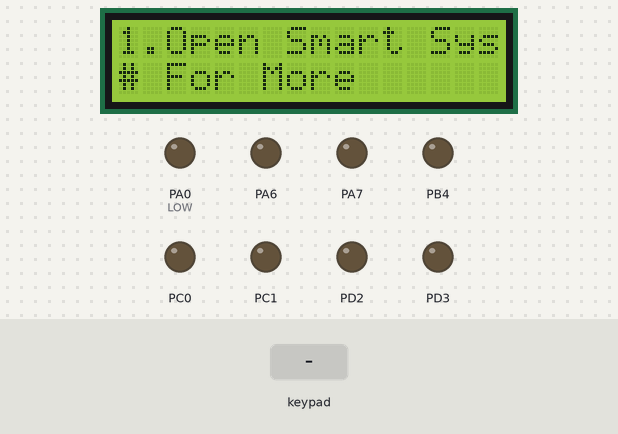
Recording of a program running on a simulated ATmega32, built with avr-gcc and emulated at 8 MHz. On the bench: 16×2 character LCD, output pins drawn as LEDs (lit = HIGH). Wiring (inferred from the names in the program): character LCD (HD44780): RS PA3; R/W PA4; E PA5; data PC2, PC3, PC4, PC5; 4×4 keypad with keys 1 2 3 A 4 5 6 B 7 8 9 C * 0 # D (labels assumed): rows PD4, PD5, PD6, PD7; columns PB0, PB1, PB2, PB3; 24Cxx EEPROM at I2C address 0x50. Inputs (shaded band) come from the test bench. EEPROM starts erased; pins used as bus, display or sensor lines are not drawn.

Above: at 1.2 s.
1.3 s: keypad keys 1 3 9 7 # pressed 0.4 s apart
At 3.7 s:
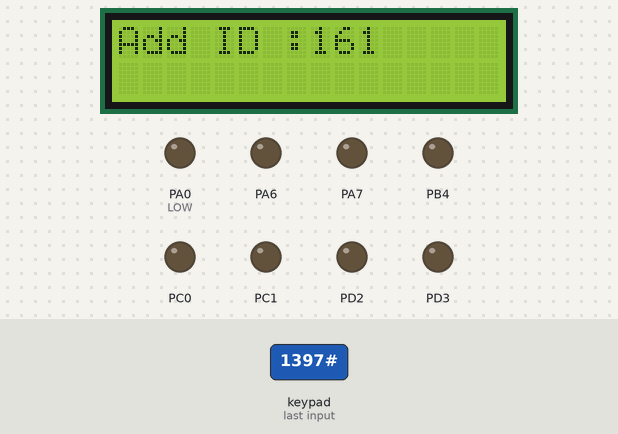
4.8 s: keypad keys 1 2 3 4 pressed 0.4 s apart
At 8.0 s:
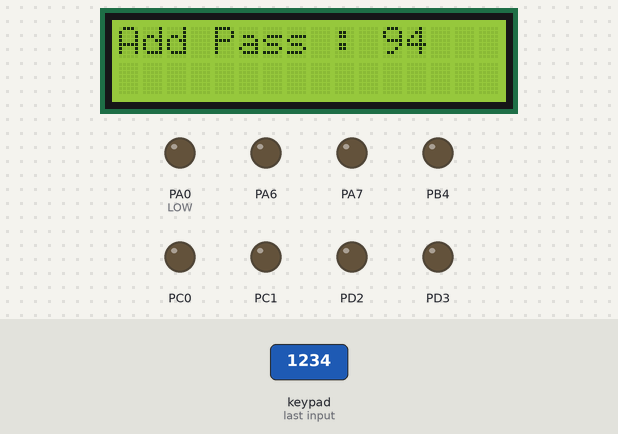
8.3 s: keypad keys 1 2 3 4 * pressed 0.4 s apart
At 10.5 s:
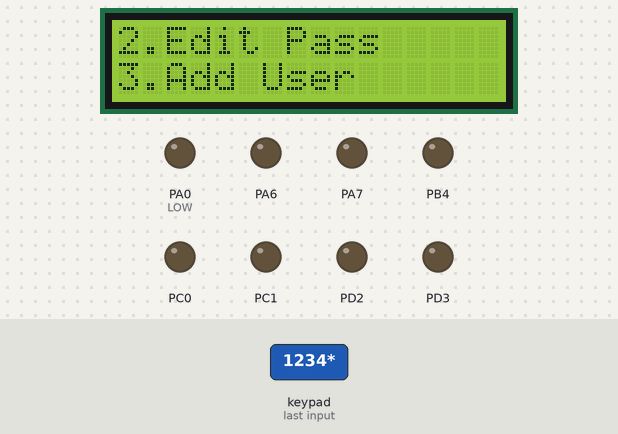
11.8 s: key '1' pressed
At 13.1 s:
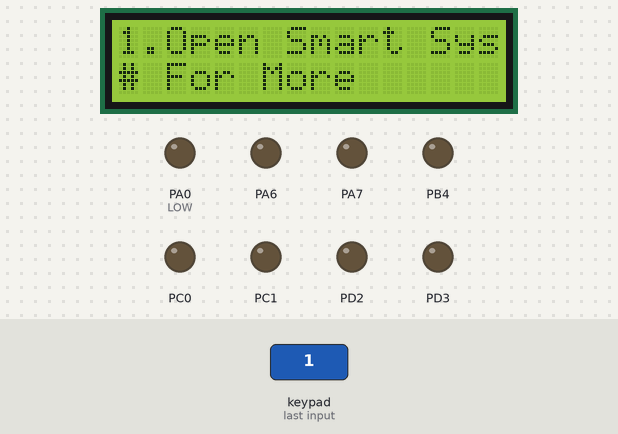
13.5 s: key '7' pressed
At 14.5 s:
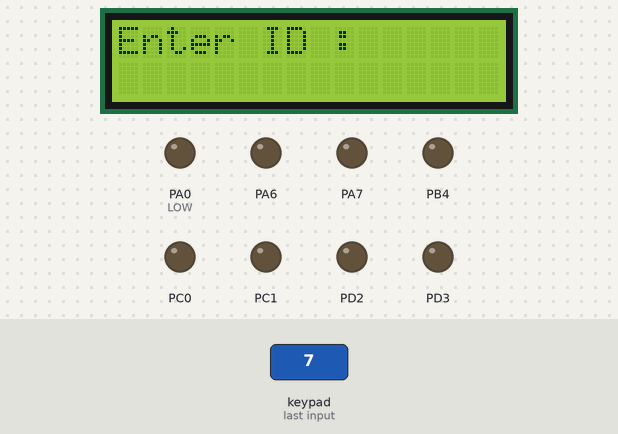
15.2 s: keypad keys 1 2 3 4 # pressed 0.4 s apart
At 17.3 s:
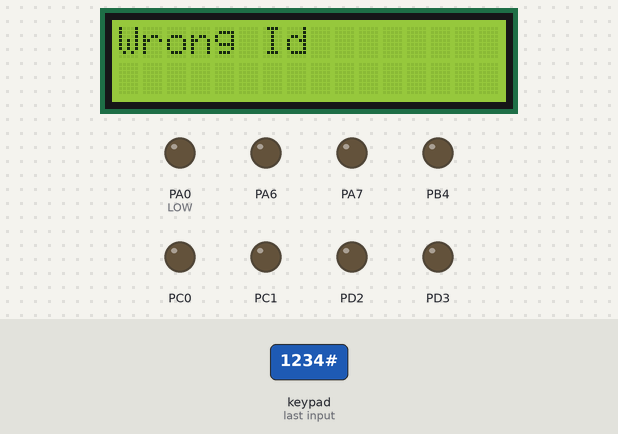
Timing chart, 0 to 18.8 s (numbered marks = the images above; inputs shaded):
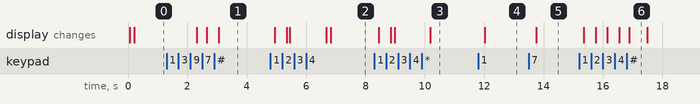

The program:

main.c
```c
/*
 * main.c
 *
 *  Created on: Aug 17, 2023
 *      Author: Amr Tawakol
 */
#include "STD_TYPES.h"
#include "MDIO_interface.h"
#include "HLCD_interface.h"
#include "HKPD_interface.h"
#include "SPI_interface.h"
#include "MUART_Driver_iti_interface.h"
#include "M_adc_interface.h"
#include "MTWI_interface.h"
#include "EEPROM_interface.h"
#include <util/delay.h>
u8* ptr = (u8*)0x01 ;
u8 flag_User=0;

u8 flag_CorrectPass=0 ;


u16 ReadInt_EEPROM(u8* address);
void WriteInt_EEPROM(u16 number,u8* address);
void Add_ID_EEPROM(u16 ID);
void Add_Pass_EEPROM(u16 Pass);
void Check_ID(u16 User_ID);
void Check_Pass(u16 User_Pass);


int main(void) {
	int z ;
	u16 key;
	u16 ADC_u16Reading;
	u16 ADC_u16MAPPED;
	u16 ADC_u16Reading1;
	u16 ADC_u16MAPPED1;

	Port_voidInit();
	HLCD_voidInit();
	UART_voidInit();
	MADC_voidinit();
	SPI_voidInitMaster();

	u8 f=0,Key,Pass_Counter=0,flag=0;
	u16 i=10000;
	u16 ID=0 ;
	u16 Pass=0 ;

	Port_voidInit();
	HLCD_voidInit();
	MTWI_voidInit();

	/*Protection*/
	MDIO_ErrorS_SetPinValue(DIO_PORTA,DIO_PIN0,DIO_LOW);

	while(1)
	{
		HLCD_voidSetCursorPosition(1,0);
		HLCD_voidSendString("1.Open Smart Sys");
		HLCD_voidSetCursorPosition(2,0);
		HLCD_voidSendString("# For More");
		Key=HKPD_u8GetPressedKey();

		if(Key != NOT_PRESSED )
		{
			if (Key=='#')
			{
				HLCD_voidClearDisplay();
				HLCD_voidSetCursorPosition(1,0);
				HLCD_voidSendString("2.Edit Pass");
				HLCD_voidSetCursorPosition(2,0);
				HLCD_voidSendString("3.Add User");
				do
				{
					Key=HKPD_u8GetPressedKey();
				}while(Key == NOT_PRESSED);
			}
			else if(Key==1)
			{
				HLCD_voidClearDisplay();
				HLCD_voidSetCursorPosition(1,0);
				HLCD_voidSendString("Enter ID :");
				i=10000;
				ID=0;
				for(f=0 ; f<4 ; f++)
				{
					do
					{
						Key=HKPD_u8GetPressedKey();
					}while(Key == NOT_PRESSED);
					HLCD_voidSendInt(Key);
					i/=10;
					ID += ( Key*i );

				}
				Check_ID(ID);
				if(flag_User != 0)
				{
					HLCD_voidClearDisplay();
					HLCD_voidSendString("Pass : ");
					_delay_ms(1000);
					i=10000;
					Pass=0;
					for(f=0 ; f<4 ; f++)
					{
						do
						{
							Key=HKPD_u8GetPressedKey();
						}while(Key == NOT_PRESSED);
						HLCD_voidSendInt(Key);
						i/=10;
						Pass += ( Key*i );

					}
					Check_Pass(Pass);
					if(flag_CorrectPass==1)
					{
						flag_CorrectPass=0 ;
						HLCD_voidClearDisplay();
						HLCD_voidSendString("welcome  : ");

						_delay_ms(1000);
						HLCD_voidClearDisplay();
						while (1){
							ADC_u16Reading=MADC_u16GetValue(ADC_CHANNEL2);
							HLCD_voidSendString("the pot =");
							HLCD_voidSendInt(ADC_u16MAPPED);
							ADC_u16MAPPED=MAP_U16MAPPING(100,0,1023,0,ADC_u16Reading);
							//_delay_ms(5);

							SPI_u8Tranceive(ADC_u16MAPPED);
							_delay_ms(5);
							ADC_u16Reading1=MADC_u16GetValue(ADC_CHANNEL1);
							ADC_u16MAPPED1=MAP_U16MAPPING(255,50,1023,0,ADC_u16Reading1);
							_delay_ms(200);
							SPI_u8Tranceive(ADC_u16MAPPED1);


							HLCD_voidSetCursorPosition(2,0);
							HLCD_voidSendString("the value =");
							HLCD_voidSendInt(ADC_u16MAPPED1);
							_delay_ms(1000);
							HLCD_voidClearDisplay();
							_delay_ms(100);
							z=UART_u8Recive();
							_delay_ms(100);
							SPI_u8Tranceive(z);
							_delay_ms(100);
						}

					}
					else
					{
						HLCD_voidClearDisplay();
						for(Pass_Counter=0 ; Pass_Counter<3 ; Pass_Counter++)
						{
							i=10000;
							Pass=0;
							HLCD_voidSendString("Wrong Pass");
							_delay_ms(500);
							HLCD_voidClearDisplay();
							HLCD_voidSendString("Pass : ");
							for(f=0 ; f<4 ; f++)
							{
								do
								{
									Key=HKPD_u8GetPressedKey();
								}while(Key == NOT_PRESSED);
								HLCD_voidSendInt(Key);
								i/=10;
								Pass += ( Key*i );
							}
							Check_Pass(Pass);
							if(flag_CorrectPass==1)
							{
								flag_CorrectPass=0 ;
								HLCD_voidClearDisplay();
								HLCD_voidSendString("welcome  : ");
								_delay_ms(1000);
								break;

							}
							_delay_ms(500);
							HLCD_voidClearDisplay();
						}
					}
				}
				else
				{
					HLCD_voidClearDisplay();
					HLCD_voidSendString("Wrong Id");
					_delay_ms(500);
				}


			}
			else if(Key==2)
			{
				MDIO_ErrorS_SetPinValue(DIO_PORTA,DIO_PIN0,DIO_LOW);
				HLCD_voidClearDisplay();
				HLCD_voidSetCursorPosition(1,0);
				HLCD_voidSendString("Enter ID :");
				i=10000;
				ID=0;
				for(f=0 ; f<4 ; f++)
				{
					do
					{
						Key=HKPD_u8GetPressedKey();
					}while(Key == NOT_PRESSED);
					HLCD_voidSendInt(Key);
					i/=10;
					ID += ( Key*i );

				}
				Check_ID(ID);
				if(flag_User != 0)
				{
					HLCD_voidClearDisplay();
					HLCD_voidSendString("Old Pass : ");
					i=10000;
					Pass=0;
					for(f=0 ; f<4 ; f++)
					{
						do
						{
							Key=HKPD_u8GetPressedKey();
						}while(Key == NOT_PRESSED);
						HLCD_voidSendInt(Key);
						i/=10;
						Pass += ( Key*i );
					}
					Check_Pass(Pass);
					if(flag_CorrectPass == 1)
					{
						flag_CorrectPass=0 ;
						HLCD_voidClearDisplay();
						HLCD_voidSendString("New Pass : ");
						_delay_ms(1000);
						i=10000;
						Pass=0;
						for(f=0 ; f<4 ; f++)
						{
							do
							{
								Key=HKPD_u8GetPressedKey();
							}while(Key == NOT_PRESSED);
							HLCD_voidSendInt(Key);
							i/=10;
							Pass += ( Key*i );
						}
						Add_Pass_EEPROM(Pass);
					}
					else
					{
						HLCD_voidClearDisplay();
						for(Pass_Counter=0 ; Pass_Counter<2 ; Pass_Counter++)
						{
							i=10000;
							Pass=0;
							HLCD_voidSendString("Wrong Pass");
							_delay_ms(500);
							HLCD_voidClearDisplay();
							HLCD_voidSendString("Old Pass : ");
							for(f=0 ; f<4 ; f++)
							{
								do
								{
									Key=HKPD_u8GetPressedKey();
								}while(Key == NOT_PRESSED);
								HLCD_voidSendInt(Key);
								i/=10;
								Pass += ( Key*i );
							}
							Check_Pass(Pass);
							if(flag_CorrectPass==1)
							{
								flag_CorrectPass=0 ;
								HLCD_voidClearDisplay();
								HLCD_voidSendString("welcome  : ");
								_delay_ms(1000);
								break;
							}
							_delay_ms(500);
							HLCD_voidClearDisplay();
						}
					}
				}

			}
			else if(Key==3)
			{
				MDIO_ErrorS_SetPinValue(DIO_PORTA,DIO_PIN0,DIO_LOW);
				HLCD_voidClearDisplay();
				HLCD_voidSetCursorPosition(1,0);
				HLCD_voidSendString("Add ID :");
				i=10000;
				ID=0;
				for(f=0 ; f<4 ; f++)
				{
					do
					{
						Key=HKPD_u8GetPressedKey();
					}while(Key == NOT_PRESSED);
					HLCD_voidSendInt(Key);
					i/=10;
					ID += ( Key*i );
				}
				Add_ID_EEPROM(ID);
				_delay_ms(15);
				HLCD_voidClearDisplay();
				HLCD_voidSendString("Add Pass : ");
				_delay_ms(1000);
				i=10000;
				Pass=0;
				for(f=0 ; f<4 ; f++)
				{
					do
					{
						Key=HKPD_u8GetPressedKey();
					}while(Key == NOT_PRESSED);
					HLCD_voidSendInt(Key);
					i/=10;
					Pass += ( Key*i );
				}
				Add_Pass_EEPROM(Pass);
				MDIO_ErrorS_SetPinValue(DIO_PORTA,DIO_PIN0,DIO_LOW);
			}
		}
	}

	while(1)
	{

	}
}
u16 ReadInt_EEPROM(u8* address)
{
	u16 N,LocalVar=0,j=1000;
	u8 n;
	for(u8 i=0 ;i<4 ;i++)
	{
		EEPROM_voidRead(address+3,&n);
		N=(u16)n*j;
		LocalVar+=N;
		j/=10 ;
		N=0;
		_delay_ms(15);
		address-- ;
	}
	return LocalVar ;
}
void WriteInt_EEPROM(u16 number,u8* address)
{
	u8 LocalVar;
	for(u8 i=0 ; i<4 ; i++)
	{
		LocalVar=number%10 ;
		number/=10 ;
		EEPROM_voidWrite(LocalVar , address);
		_delay_ms(15);
		address++ ;
	}
}
void Add_ID_EEPROM(u16 ID)
{
	flag_User++ ;
	switch(flag_User)
	{
	case 1 : WriteInt_EEPROM(ID,ptr);break;
	case 2 : WriteInt_EEPROM(ID,ptr+8);break;
	case 3 : WriteInt_EEPROM(ID,ptr+16);break;
	case 4 : WriteInt_EEPROM(ID,ptr+24);break;
	case 5 : WriteInt_EEPROM(ID,ptr+32);break;
	default : break ;
	}


}
void Add_Pass_EEPROM(u16 Pass)
{
	switch(flag_User)
	{
	case 1 : WriteInt_EEPROM(Pass,ptr+4);break;
	case 2 : WriteInt_EEPROM(Pass,ptr+12);break;
	case 3 : WriteInt_EEPROM(Pass,ptr+20);break;
	case 4 : WriteInt_EEPROM(Pass,ptr+28);break;
	case 5 : WriteInt_EEPROM(Pass,ptr+36);break;
	default : break ;
	}

}
void Check_ID(u16 User_ID)
{
	u8 *address=ptr ;
	u16 ID=0;
	flag_User=0;
	for(u8 i=0 ; i<5 ; i++)
	{
		ID=ReadInt_EEPROM(address);
		if(ID==User_ID)
		{
			flag_User=i+1 ;
		}
		address+=8 ;
	}
}
void Check_Pass(u16 User_Pass)
{
	u16 Pass=0 ;
	switch(flag_User)
	{
	case 1 : Pass=ReadInt_EEPROM(ptr+4);break;
	case 2 : Pass=ReadInt_EEPROM(ptr+12);break;
	case 3 : Pass=ReadInt_EEPROM(ptr+20);break;
	case 4 : Pass=ReadInt_EEPROM(ptr+28);break;
	case 5 : Pass=ReadInt_EEPROM(ptr+36);break;
	default : break;
	}
	if(User_Pass == Pass)
	{
		flag_CorrectPass=1 ;
	}
}
```

EEPROM_interface.h
```c
/*
 * EEPROM_interface.h
 *
 *  Created on: Aug 19, 2023
 *      Author: Amr Tawakol
 */

#ifndef EEPROM_INTERFACE_H_
#define EEPROM_INTERFACE_H_


void EEPROM_voidWrite(u8 Copy_u8Data , u8 Copy_u8Address);

void EEPROM_voidRead(u8 Copy_u8Address , u8 *Copy_pu8Data);

#endif /* EEPROM_INTERFACE_H_ */
```

EEPROM_program.c
```c
/*
 * EEPROM_program.c
 *
 *  Created on: Aug 19, 2023
 *      Author: Amr Tawakol
 */


#include "STD_TYPES.h"
#include "MACROS.h"

#include "MTWI_interface.h"
#include "EEPROM_interface.h"


void EEPROM_voidWrite(u8 Copy_u8Data , u8 Copy_u8Address)
{
	MTWI_voidStart();

	/* send SLAVE ADDRESS with write*/
	MTWI_voidWrite(0xA0);

	/* Send memory location */
	MTWI_voidWrite(Copy_u8Address);

	/* Send Data */
	MTWI_voidWrite(Copy_u8Data);

	MTWI_voidStop();

}

void EEPROM_voidRead(u8 Copy_u8Address , u8 *Copy_pu8Data)
{
	MTWI_voidStart();

	/* send SLAVE ADDRESS with write*/
	MTWI_voidWrite(0xA0);

	/* Send memory location */
	MTWI_voidWrite(Copy_u8Address);

	/* Send repeated start */
	MTWI_voidStart();
	/* send SLAVE ADDRESS with READ*/
	MTWI_voidWrite(0xA1);

	/* master read data byte */
	*Copy_pu8Data = MTWI_u8ReadWithACK();

	MTWI_voidStop();

}
```

HKPD_interface.h
```c
/******************************************************/
/******************************************************/
/******************************************************/
/************* Author : Amr Tawakol *******************/
/************* Layer  : HAL            ****************/
/************* Module : KPD            ****************/
/************* Version : 1.00          ****************/
/************* Date   : 5/8/2023       ****************/
/******************************************************/
/******************************************************/
/******************************************************/
#ifndef HKPD_INTERFACE_H_
#define HKPD_INTERFACE_H_

#define NOT_PRESSED       0xff


u8 HKPD_u8GetPressedKey();


#endif /* HKPD_INTERFACE_H_ */
```

HKPD_program.c
```c
/******************************************************/
/******************************************************/
/******************************************************/
/************* Author : Amr Tawakol *******************/
/************* Layer  : HAL            ****************/
/************* Module : KPD            ****************/
/************* Version : 1.00          ****************/
/************* Date   : 5/8/2023       ****************/
/******************************************************/
/******************************************************/
/******************************************************/

#include "STD_TYPES.h"
#include "MACROS.h"
#include "MDIO_interface.h"
#include "HKPD_config.h"
#include "HKPD_interface.h"
#include "HKPD_private.h"
#include <util/delay.h>

u8 HKPD_u8GetPressedKey()
{
	u8 flag=0,Local_u8PinState,Local_u8PressedKey=NOT_PRESSED ;
	u8 Local_u8ColumnIterator,Local_u8RowIterator;
	u8 ColArr[COL_SIZE]={KPD_C0,KPD_C1,KPD_C2,KPD_C3};
	u8 RowArr[ROW_SIZE]={KPD_R0,KPD_R1,KPD_R2,KPD_R3};
	u8 KPD_arr[ROW_SIZE][COL_SIZE]=KPD_Arr ;


	for(Local_u8ColumnIterator=0 ; Local_u8ColumnIterator<COL_SIZE ; Local_u8ColumnIterator++)
	{
		MDIO_ErrorS_SetPinValue(KPD_COL_PORT,ColArr[Local_u8ColumnIterator],DIO_LOW);
		for(Local_u8RowIterator=0 ; Local_u8RowIterator<ROW_SIZE ; Local_u8RowIterator++)
		{
			MDIO_ErrorS_GetPinValue(KPD_ROW_PORT,RowArr[Local_u8RowIterator],&Local_u8PinState);
			if(Local_u8PinState == PRESSED)
			{
				Local_u8PressedKey=KPD_arr[Local_u8RowIterator][Local_u8ColumnIterator] ;
				while(PRESSED==Local_u8PinState)
				{
					MDIO_ErrorS_GetPinValue(KPD_ROW_PORT,RowArr[Local_u8RowIterator],&Local_u8PinState) ;
				}
				flag=1;
				break ;
			}

		}
		MDIO_ErrorS_SetPinValue(KPD_COL_PORT,ColArr[Local_u8ColumnIterator],DIO_HIGH);
		if(flag==1)
		{
			break ;
		}

	}
	return Local_u8PressedKey ;
}
```

M-adc_program.c
```c
/*
 * M-adc_program.c

 *
 *  Created on: Aug 9, 2023
 *      Author: Amr Tawakol
 */


#include "STD_TYPES.h"
#include  "BIT_MATH.h"
#include "M_adc_interface.h"
#include "M_adc_register.h"
#include "M_adc_config.h"
#include "M_adc_private.h"
void MADC_voidinit(void){
	CLR_BIT(ADMUX,ADMUX_REFS1);
	SET_BIT(ADMUX,ADMUX_REFS0);
	CLR_BIT(ADMUX,ADMUX_ADLAR);


	SET_BIT(ADCSRA,ADCSRA_ADPS0);
	SET_BIT(ADCSRA,ADCSRA_ADPS1);
	SET_BIT(ADCSRA,ADCSRA_ADPS2);
	SET_BIT(ADCSRA,ADCSRA_ADEN);

}
u16 MADC_u16GetValue(u8 COPY_u8channel){
ADMUX&=0b11100000;
ADMUX|=COPY_u8channel;
SET_BIT(ADCSRA,ADCSRA_ADSC);
while (GET_BIT(ADCSRA,ADCSRA_ADIF)==0);
SET_BIT(ADCSRA,ADCSRA_ADIF);
return ADC_DATA_REG;
}
u16 MAP_U16MAPPING(u16 x_max, u16 x_min ,u16 y_max,u16 y_min,u16 y){
	u16 x;
	x=((u32)((u32)(x_max-x_min)*(y-y_min))/(y_max-y_min))+(x_min);
	return x;
}
```

MACROS.h
```c
#define SET_BIT(reg,Bit_num)     reg|=(1<<Bit_num)
#define CLR_BIT(reg,Bit_num)     reg&=~(1<<Bit_num)
#define TOGGLE_BIT(reg,Bit_num)  reg^=(1<<Bit_num)
#define GET_BIT(reg,Bit_num)     (reg>>Bit_num)&1
```

MDIO_interface.h
```c
/*****************************************************/
/**************** Author: Amr Tawakol 	**********/
/**************** Layer : MCAL		*************/
/**************** Module: DIO		************/
/**************** Version: 1.00		***********/
/**************** Date	: 2/8/2023	**********/
/***************************************************/
/**************************************************/

#ifndef _MDIO_INTERFACE_H
#define _MDIO_INTERFACE_H
#include "STD_TYPES.h"

/* error enum with cases*/


#define DIO_OUTPUT	1
#define DIO_INPUT	0

#define PORT_LOW	0
#define PORT_HIGH	0xff
#define DIO_LOW		0
#define DIO_HIGH	1
#define HIGH		1
#define LOW			0

#define DIO_PORTA	1
#define DIO_PORTB	2
#define DIO_PORTC	3
#define DIO_PORTD	4

#define DIO_PIN0	0
#define DIO_PIN1	1
#define DIO_PIN2	2
#define DIO_PIN3	3
#define DIO_PIN4	4
#define DIO_PIN5	5
#define DIO_PIN6	6
#define DIO_PIN7	7


void Port_voidInit();

Error_State_t MDIO_ErrorS_EnablePinPullUp( u8 Copy_u8Port , u8 Copy_u8Pin);

void MDIO_voidSetPinDirection( u8 Copy_u8Port , u8 Copy_u8Pin , u8  Copy_U8Mode );

Error_State_t MDIO_ErrorS_SetPinValue( u8 Copy_u8Port , u8 Copy_u8Pin , u8  Copy_U8Mode );
Error_State_t MDIO_ErrorS_GetPinValue( u8 Copy_u8Port , u8 Copy_u8Pin , u8* P_u8Value );
Error_State_t MDIO_ErrorS_TogPinValue( u8 Copy_u8Port , u8 Copy_u8Pin );

Error_State_t MDIO_ErrorS_SetPortValue( u8 Copy_u8Port , u8  Copy_U8Value );
Error_State_t MDIO_ErrorS_GetPortValue( u8 Copy_u8Port , u8* P_u8Value );

#endif
```

MTWI_interface.h
```c
/*
 * MTWI_interface.h
 *
 *  Created on: Aug 19, 2023
 *      Author: Amr Tawakol
 */

#ifndef MTWI_INTERFACE_H_
#define MTWI_INTERFACE_H_

void MTWI_voidInit(void);

void MTWI_voidStart(void);

void MTWI_voidWrite(u8 Copy_u8Data);

u8 MTWI_u8ReadWithACK(void);

void MTWI_voidStop(void);

u8 MTWI_u8GetStatus(void);

#endif /* MTWI_INTERFACE_H_ */
```

MTWI_program.c
```c
/*
 * MTWI_program.c
 *
 *  Created on: Aug 19, 2023
 *      Author: Amr Tawakol
 */

#include "STD_TYPES.h"
#include "MACROS.h"


#include "MTWI_interface.h"
#include "MTWI_registers.h"
#include "MTWI_private.h"
#include "MTWI_config.h"


void MTWI_voidInit(void)
{
	/* Set Master | Slave Address */
	TWAR = MY_ADDRESS << 1;
	/*Set PRESCALER Value */
#if TWI_PRESCALER == TWI_DIV_1
	TWSR = 0b00000000;
#elif TWI_PRESCALER == TWI_DIV_4
	TWSR = 0b00000001;
#elif TWI_PRESCALER == TWI_DIV_16
	TWSR = 0b00000010;
#elif TWI_PRESCALER == TWI_DIV_64
	TWSR = 0b00000011;

#endif
	/*Set PRESCALER TWBR Value */
	TWBR = TWBR_VALUE;


	/*Set TWEN to enable TWI */
	SET_BIT(TWCR , TWCR_TWEN);
}

void MTWI_voidStart(void)
{
	/* set TWSTA to start condition */
	SET_BIT(TWCR , TWCR_TWSTA);
	/* CLR TWI flag */
	SET_BIT(TWCR , TWCR_TWINT);
	/* SET TWEN to enable TWI */
	SET_BIT(TWCR , TWCR_TWEN);

	/* busy wait for TWINT */
	while((GET_BIT(TWCR , TWCR_TWINT)) == 0);


}

void MTWI_voidWrite(u8 Copy_u8Data)
{
	/* Set Data | Address to TWDR */
	TWDR = Copy_u8Data;

	/* CLR start condition */
	CLR_BIT(TWCR , TWCR_TWSTA);
	/* CLR TWI flag */
	SET_BIT(TWCR , TWCR_TWINT);
	/* SET TWEN to enable TWI */
	SET_BIT(TWCR , TWCR_TWEN);

	/* busy wait for TWINT */
	while((GET_BIT(TWCR , TWCR_TWINT)) == 0);

}

u8 MTWI_u8ReadWithACK(void)
{
	/* CLR start condition */
	CLR_BIT(TWCR , TWCR_TWSTA);
	/* CLR TWI flag */
	SET_BIT(TWCR , TWCR_TWINT);
	/* SET TWEN to enable TWI */
	SET_BIT(TWCR , TWCR_TWEN);


	/* busy wait for TWINT */
	while((GET_BIT(TWCR , TWCR_TWINT)) == 0);

	return TWDR;
}

void MTWI_voidStop(void)
{
	/* Set TWSTO to make stop condition */
	SET_BIT(TWCR , TWCR_TWSTO);
	/* CLR TWI flag */
	SET_BIT(TWCR , TWCR_TWINT);
	/* SET TWEN to enable TWI */
	SET_BIT(TWCR , TWCR_TWEN);

}

u8 MTWI_u8GetStatus(void)
{
	return (TWSR & 0xF8);
}
```

M_adc_interface.h
```c
/*
 * M_adc_interface.h
 *
 *  Created on: Aug 9, 2023
 *      Author: Amr Tawakol
 */

#ifndef M_ADC_INTERFACE_H_
#define M_ADC_INTERFACE_H_
void MADC_voidinit(void);
u16 MADC_u16GetValue(u8 COPY_u8channel);
u16 MAP_U16MAPPING(u16 x_max, u16 x_min ,u16 y_max,u16 y_min,u16 y);

#define ADC_CHANNEL0      0
#define ADC_CHANNEL1      1
#define ADC_CHANNEL2      2
#define ADC_CHANNEL3      3
#define ADC_CHANNEL4      4
#define ADC_CHANNEL5      5
#define ADC_CHANNEL6      6
#define ADC_CHANNEL7      7


#endif /* M_ADC_INTERFACE_H_ */
```

SPI_interface.h
```c
/*
 * SPI_interface.h
 *
 *  Created on: Feb 11, 2023
 *      Author: Amr Tawakol
 */

#ifndef SPI_INTERFACE_H_
#define SPI_INTERFACE_H_

void SPI_voidInitMaster(void);

void SPI_voidInitSlave(void);

u8 SPI_u8Tranceive (u8 Copy_u8Data);


#endif /* SPI_INTERFACE_H_ */
```

MUART_Driver_iti_config.h
```c
/*
 * MUART_Driver_iti_config.h
 *
 *  Created on: Aug 16, 2023
 *      Author: Amr Tawakol
 */

#ifndef MUART_DRIVER_ITI_CONFIG_H_
#define MUART_DRIVER_ITI_CONFIG_H_


#endif /* MUART_DRIVER_ITI_CONFIG_H_ */
```

Source omitted: MDIO_program.c (4622 bytes), SPI_program.c (586 bytes), HKPD_config.h (2242 bytes), HLCD_config.h (766 bytes), MDIO_config.h (3114 bytes), MTWI_config.h (354 bytes), M_adc_config.h (165 bytes), SPI_config.h (158 bytes), HLCD_interface.h (820 bytes), HLCD_program.c (6188 bytes), MUART_Driver_iti_interface.h (311 bytes), MUART_Driver_iti_program.c (809 bytes) and 14 more

Measured:
- after the input at 1.3 s, the display: first changes after 1.0 s (image 1 shows a later state)
- after the input at 4.8 s, the display: first changes after 0.15 s (image 2 shows a later state)
- after the input at 8.3 s, the display: first changes after 0.15 s (image 3 shows a later state)
- after the input at 11.8 s, the display: changes after 0.22 s (image 4)
- after the input at 13.5 s, the display: changes after 0.26 s (image 5)
- after the input at 15.2 s, the display: first changes after 0.15 s (image 6 shows a later state)
- what the display in image 6 shows lasts 0.6 s, from 16.9 s to 17.5 s
